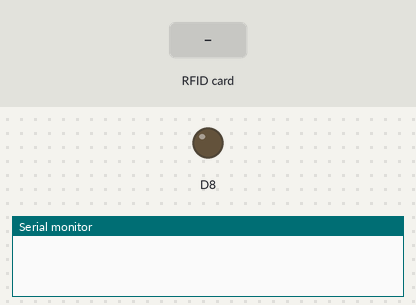
A sketch run on a simulated ESP8266 (NodeMCU). Shown: output pins drawn as LEDs (lit = HIGH), the last lines printed to the serial monitor. The test bench sets the inputs (shaded band).

Above: at 1.2 s.
1.3 s: RFID card 22 12 22 18 41 37 held to the reader
At 2.5 s:
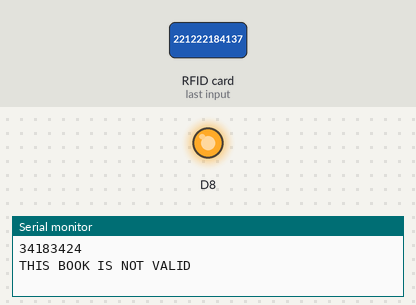
4.3 s: RFID card 26 99 12 31 18 held to the reader
At 6.6 s:
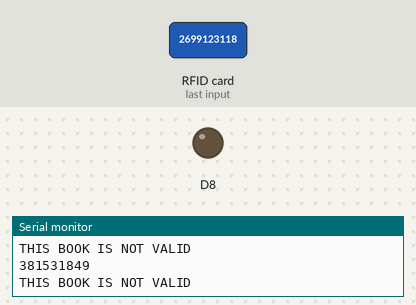
7.3 s: RFID card 15 33 10 31 04 held to the reader
At 7.7 s:
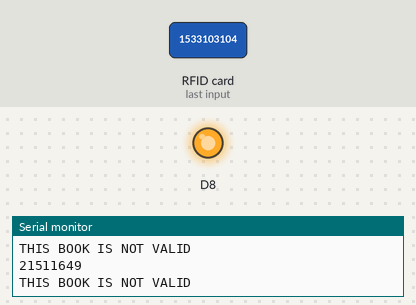
Timing chart, 0 to 10.8 s (numbered marks = the images above; inputs shaded):
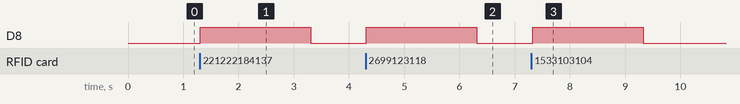

The sketch:

rfid.ino
```cpp
#include <SPI.h>
#include <MFRC522.h>

constexpr uint8_t RST_PIN = D3;     // Configurable, see typical pin layout above
constexpr uint8_t SS_PIN = D4;     // Con hfigurable, see typical pin layout above

MFRC522 rfid(SS_PIN, RST_PIN); // Instance of the class
MFRC522::MIFARE_Key key;

String tag;
int tagCounter[4] = {0}; // Counter array for each RFID tag

struct RFIDInfo {
  String tag;
  String name;
};

RFIDInfo rfidTags[] = {
  {"221222184137", "ATTITUDE IS EVERYTHING"},
  {"2699123118", "THE POWER OF YOUR SUBCONSCIOUS MIND"},
  // Add more RFID tags and names as needed
  {"1533103104", "THE SECRET"},
  {"153224204104", "THINKING STATE"}
};

void setup() {
  Serial.begin(9600);
  SPI.begin(); // Init SPI bus
  rfid.PCD_Init(); // Init MFRC522
  pinMode(D8, OUTPUT);
}

void loop() {
  if (!rfid.PICC_IsNewCardPresent())
    return;

  if (rfid.PICC_ReadCardSerial()) {
    for (byte i = 0; i < 4; i++) {
      tag += rfid.uid.uidByte[i];
    }

    Serial.println(tag);

    for (int i = 0; i < sizeof(rfidTags) / sizeof(rfidTags[0]); i++) {
      if (tag == rfidTags[i].tag) {
        digitalWrite(D8, HIGH);
        delay(100);
        digitalWrite(D8, LOW);

        Serial.print(rfidTags[i].name);

        if (tagCounter[i] == 0) {
          Serial.println(" ISSUED");
        } else if (tagCounter[i] == 1) {
          Serial.println(" RETURN");
        }

        // Reset the counter after every successful scan
        tagCounter[i] = (tagCounter[i] + 1) % 2;
      }
    }

    if (tag != rfidTags[0].tag && tag != rfidTags[1].tag && tag != rfidTags[2].tag && tag != rfidTags[3].tag) {
      Serial.println("THIS BOOK IS NOT VALID");
      digitalWrite(D8, HIGH);
      delay(2000);
      digitalWrite(D8, LOW);
    }

    tag = "";
    rfid.PICC_HaltA();
    rfid.PCD_StopCrypto1();
  }
}
```

Measured:
- after the input at 1.3 s, D8: LOW → HIGH at once, → LOW 2.0 s later
- after the input at 4.3 s, D8: LOW → HIGH at once, → LOW 2.0 s later
- after the input at 7.3 s, D8: LOW → HIGH at once, → LOW 2.0 s later
